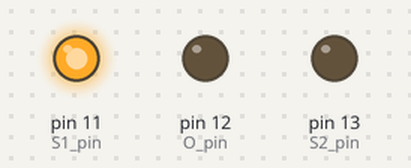
Recording of a sketch running on a simulated Arduino Uno, built with avr-gcc and run on an emulated ATmega328P. Shown: output pins drawn as LEDs (lit = HIGH).

Above: at 0.5 s.
At 1.5 s:
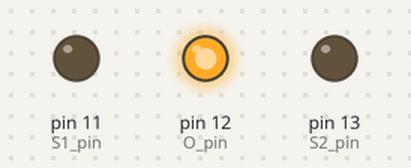
At 3.5 s:
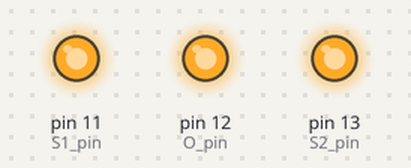
At 6.5 s:
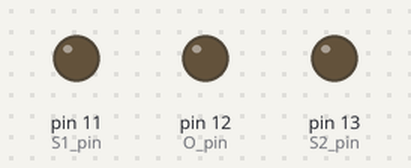
At 13.5 s:
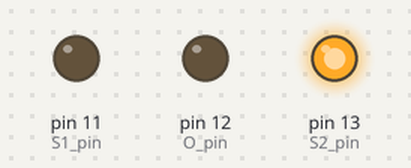
Timing chart, 0 to 14.3 s (numbered marks = the images above):
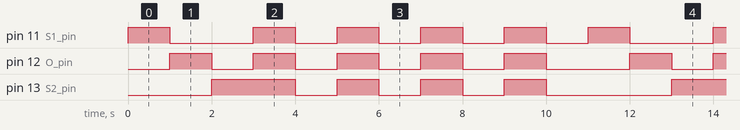

Measured:
- by itself, pin 11 (S1_pin): repeats every 11.0 s: LOW 2.0 s, 4 × (HIGH 1.0 s, LOW 1.0 s), HIGH 1.0 s
- by itself, pin 12 (O_pin): repeats every 11.0 s: 4 × (LOW 1.0 s, HIGH 1.0 s), LOW 2.0 s, HIGH 1.0 s
- by itself, pin 13 (S2_pin): repeats every 11.0 s: 3 × (LOW 1.0 s, HIGH 1.0 s), LOW 3.0 s, HIGH 2.0 s

The sketch:

sketch.ino
```cpp
int S1_pin = 11;
int O_pin = 12;
int S2_pin = 13;
int delayTime = 1000;
void setup()
{
  pinMode(S1_pin, OUTPUT);
  pinMode(O_pin, OUTPUT);
  pinMode(S2_pin, OUTPUT);
}
void loop()
{
    digitalWrite(S1_pin, HIGH);
    delay(delayTime);
    digitalWrite(S1_pin, LOW);
    digitalWrite(O_pin, HIGH);
    delay(delayTime);
    digitalWrite(O_pin, LOW);
    digitalWrite(S2_pin, HIGH);
    delay(delayTime);
    for (int i = 0; i<4; i++){
      digitalWrite(S1_pin, HIGH);
      digitalWrite(O_pin, HIGH);
      digitalWrite(S2_pin, HIGH);
      delay(delayTime);
      digitalWrite(S1_pin, LOW);
      digitalWrite(O_pin, LOW);
      digitalWrite(S2_pin, LOW);
      delay(delayTime);
    }
    digitalWrite(S1_pin, LOW);
    digitalWrite(O_pin, LOW);
    digitalWrite(S2_pin, LOW);
}
```
